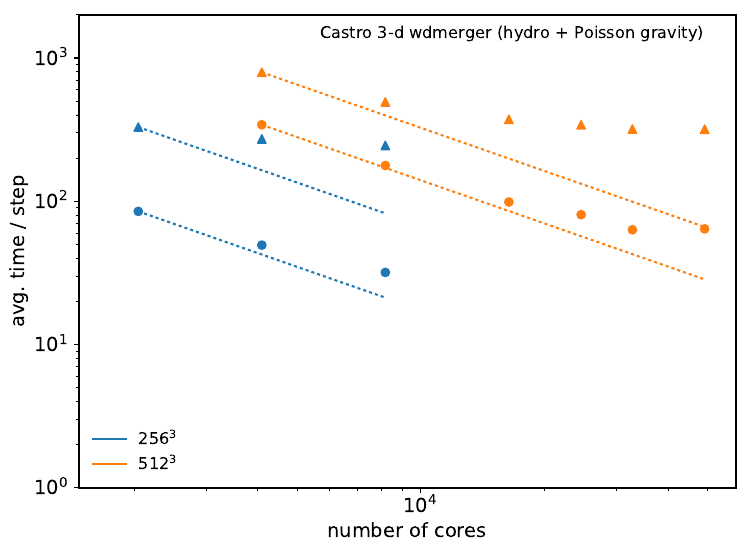

Recreate this plot in Python.
import numpy as np
import matplotlib.pyplot as plt

plt.rcParams.update({'xtick.labelsize': 14,
                     'ytick.labelsize': 14,
                     'font.size': 14})

plt.rc("axes", linewidth=1.5)
plt.rc("lines", markeredgewidth=1.5)

class ScalingRun(object):
    def __init__(self, MPI=1, OMP=1, max_grid=1, nzones=1, max_level=1, time=0.0, std=0.0):
        self.MPI = MPI
        self.OMP = OMP
        self.cores = MPI * OMP
        self.max_grid = max_grid
        self.nzones = nzones
        self.max_level = max_level
        self.time = time
       # self.std = std


def trend_line(c, t):
    cnew = np.array(sorted(list(set(c))))
    print(cnew)
    trend = t[0]*c[0]/cnew[:]
    return cnew, trend

runs = []

data = np.loadtxt("castro-wdmerger-scaling.txt")


for row in data:
    runs.append(ScalingRun(MPI=row[0], OMP=row[1], max_grid=row[4], 
                           nzones=row[5], max_level=row[6], time=row[7]))


sizes = set([int(q.nzones) for q in runs])
#sizes = [512]
levels = [0, 1]#set([int(q.max_level) for q in runs])

markers = ["o", "^", "s"]

for nl in levels:
    for i, nz in enumerate(sizes):
        nz_runs = [q for q in runs if q.nzones == nz and q.max_level == nl]
        if len(nz_runs) == 0:
            continue

        c = [q.cores for q in nz_runs]
        t = [q.time for q in nz_runs]
        #err = [q.std for q in nz_runs]

        color="C{:1d}".format(int(i % len(levels)))
        print(color, nz)
        plt.scatter(c,t,c=color,marker=markers[nl])
        #plt.errorbar(c, t, yerr=err, fmt=markers[nl], color=color)
        ctrend, trend = trend_line(c, t)
        plt.plot(ctrend, trend, ls=":", color=color)

plt.xscale("log")
plt.yscale("log")

plt.ylim(1, 2000.)

plt.xlabel("number of cores")
plt.ylabel("avg. time / step")

# custom legend
legs = []
legnames = []

for i, nz in enumerate(sizes):
    color="C{:1d}".format(int(i % len(sizes)))
    legs.append(plt.Line2D((0,1),(0,0), color=color))
    legnames.append(r"${}^3$".format(nz))

plt.legend(legs, legnames, frameon=False,
           fontsize="small", numpoints=1, loc=3)

ax = plt.gca()
plt.text(0.95, 0.95, "Castro 3-d wdmerger (hydro + Poisson gravity)", 
         fontsize="small", horizontalalignment="right", transform = ax.transAxes)

plt.tight_layout()

f = plt.gcf()
f.set_size_inches(8, 6)

plt.savefig("wdmerger_scaling.pdf", dpi=150, bbox_inches="tight")
